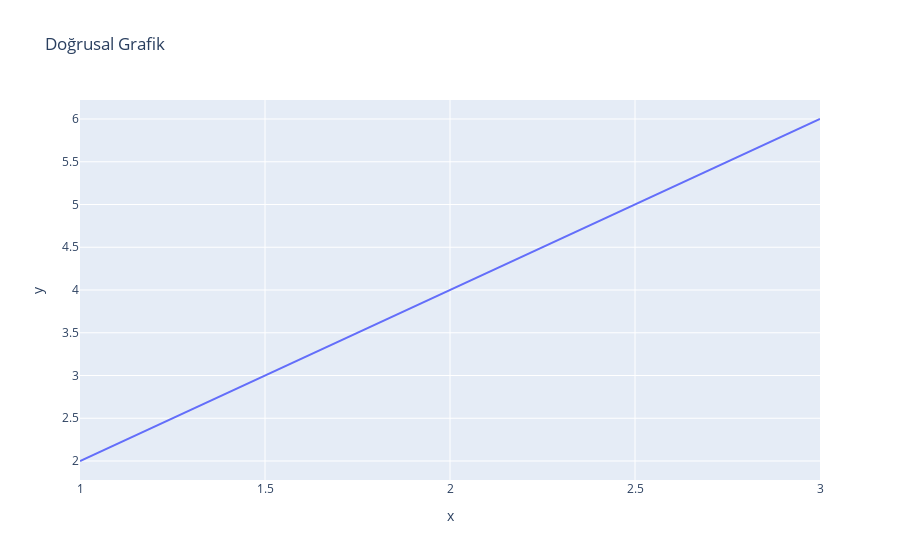

This figure's notebook cell:
### Code cell
import plotly.express as px

data = {'x': [1, 2, 3], 'y': [2, 4, 6]}
fig = px.line(data, x='x', y='y', title='Doğrusal Grafik')
fig.show()

### Figure 1 — Plotly figure (JSON) as saved in the notebook; plotly's stock layout.template omitted (floating-point values rounded to 4 significant figures)
{"data": [{"hovertemplate": "x=%{x}<br>y=%{y}<extra></extra>", "legendgroup": "", "line": {"color": "#636efa", "dash": "solid"}, "marker": {"symbol": "circle"}, "mode": "lines", "name": "", "orientation": "v", "showlegend": false, "type": "scatter", "x": [1, 2, 3], "xaxis": "x", "y": [2, 4, 6], "yaxis": "y"}], "layout": {"legend": {"tracegroupgap": 0}, "title": {"text": "Doğrusal Grafik"}, "xaxis": {"anchor": "y", "domain": [0, 1], "title": {"text": "x"}}, "yaxis": {"anchor": "x", "domain": [0, 1], "title": {"text": "y"}}}}
